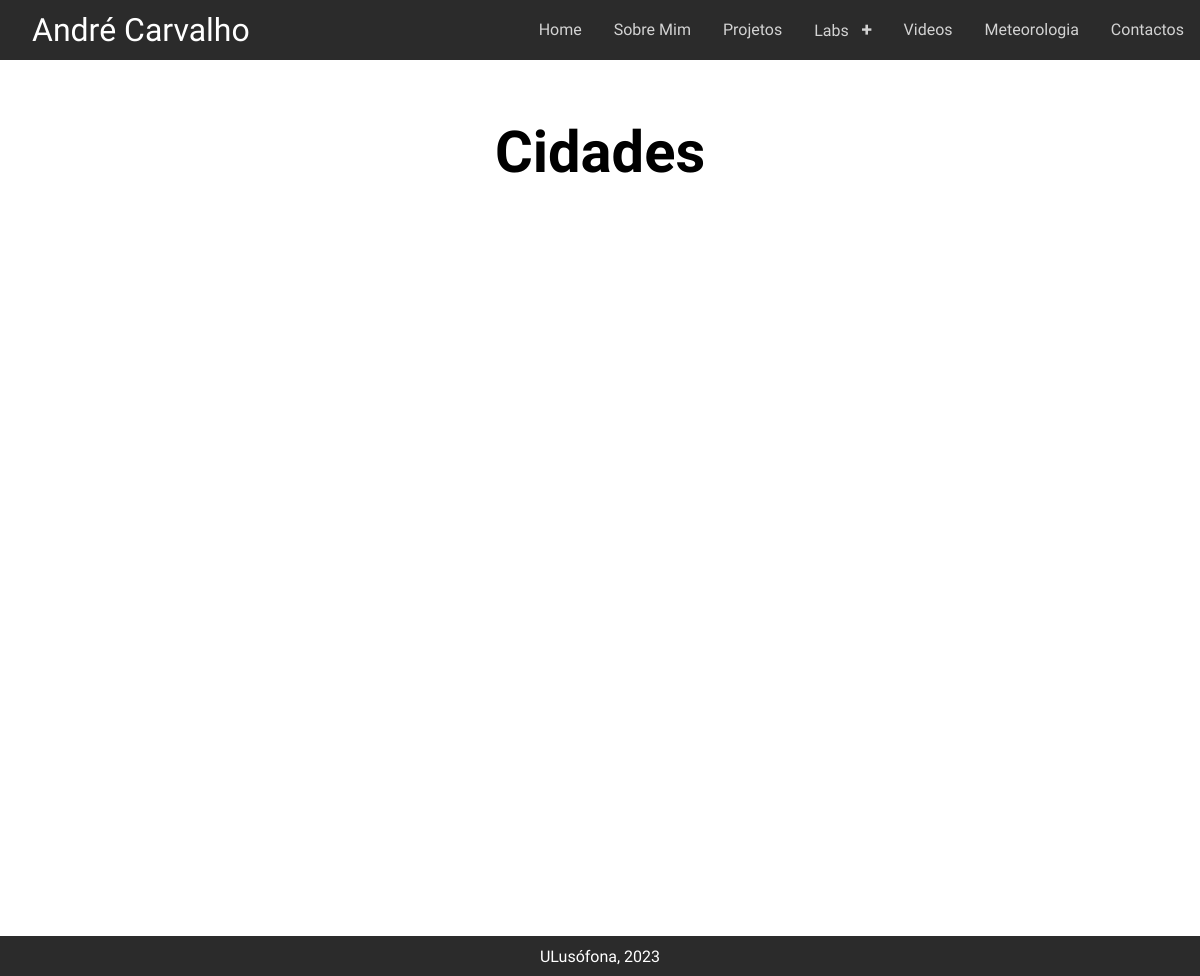
/cidades, run on an earlier commit of the app's database.
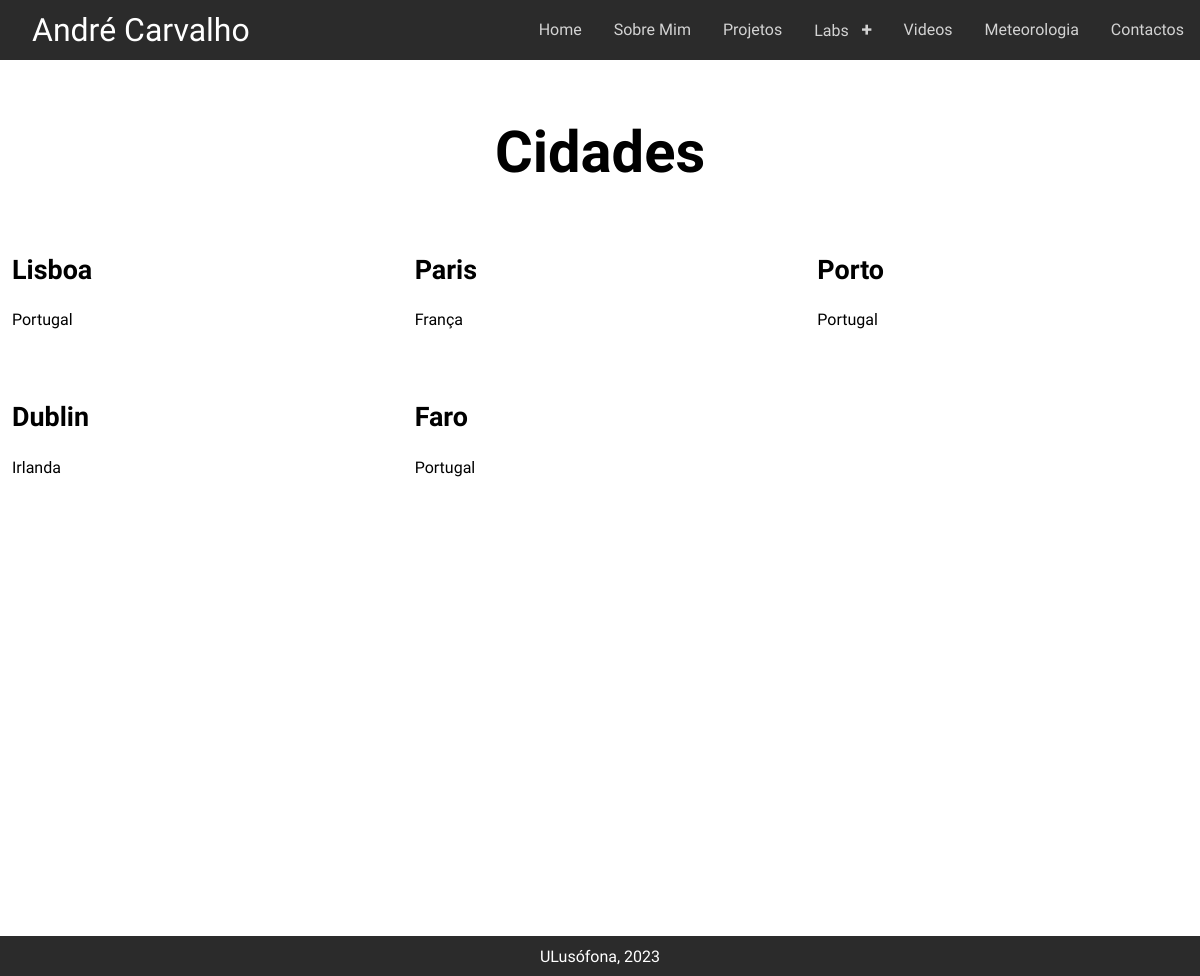
And on a later commit of the database.
### portfolio/models.py (models this page shows, shortened)
class Cidade(models.Model):
    nome = models.CharField(max_length=255)
    pais = models.CharField(max_length=255)

### portfolio/views.py (the view)
# urls.py: path('cidades', views.cidades, name='cidades'),
def cidades(request):
    dados = Cidade.objects.all()
    context = {
        'cidades': dados
    }
    return render(request, 'portfolio/cidades.html', context)

### portfolio/templates/portfolio/cidades.html
{% extends 'portfolio/layout.html' %}
{% load static %}
{% block main %}
    <div id="area-projetos" class="w-1200">
        <h1 class="titulo-area h2">Cidades</h1>
        <div class="lista-projetos">
            {% for cidade in cidades %}
                <div>
                    <h3>{{ cidade.nome }}</h3>
                    <p>{{ cidade.pais }}</p>
                </div>
            {% endfor %}
        </div>
    </div>
    {% load static %}
{% endblock %}

### portfolio/templates/portfolio/layout.html (shortened to what this page needs)
<!DOCTYPE html>
<html lang="pt">
    <head>
        {% load static %}
        <link rel="stylesheet" href="{% static 'portfolio/css/layout.css' %}">
        <link rel="stylesheet" href="{% static 'portfolio/css/base.css' %}">
    </head>
    <body>
        <header>
            <div class="logo"><a href="{% url 'portfolio:home' %}" style="color: white; text-decoration: none">André Carvalho</a></div>
            <nav class="hero__menu">
                <a href="{% url 'portfolio:home' %}">Home</a>
                <a href="{% url 'portfolio:sobre' %}">Sobre Mim</a>
                <a href="{% url 'portfolio:projetos' %}">Projetos</a>
                <div class="dropdown">
                    <a href="javascript:;" class="dropdown__trigger">Labs</a>
                </div>
                <a href="{% url 'portfolio:videos' %}">Videos</a>
                <a href="{% url 'portfolio:meteorologia' %}">Meteorologia</a>
                <a href="{% url 'portfolio:contactos' %}">Contactos</a>
            </nav>
        </header>
        <main>
            {% block main %}
            {% endblock main %}
        </main>
        <footer>ULusófona, 2023</footer>
    </body>
</html>

### portfolio/static/portfolio/css/base.css (style rules this page uses)
footer { margin-top: 7rem; }
@media (min-width: 1024px) { h1, .h1 { line-height: 1; font-size: 89.6564171164px; } }
@media (min-width: 1024px) { h2, .h2 { line-height: 1; font-size: 57.772816512px; } }
@media (min-width: 1024px) { h3, .h3 { line-height: 1; font-size: 26.886784px; } }
header { height: 60px; background: #2b2b2b; color: white; top: 0; display: flex; justify-content: space-between; align-items: center; }
header div { font-size: 2em; padding: 1em; }
header nav { display: flex; justify-contents: flex-end; }
header nav a { padding: 1rem 1em; text-decoration: none; font-size: 1rem; color: lightgray; }
header .dropdown { padding: 0; display: flex; }
header .dropdown .dropdown__trigger { padding-top: 1rem; padding-bottom: 1rem; margin-top: -2px; }
header .dropdown .dropdown__trigger:after { content: "+"; margin-left: 0.8rem; width: 10px; height: 10px; display: inline-block; font-size: 1.2rem; font-weight: bold; }
* { font-family: "Geologica", sans-serif; }
body { margin: 0; }
main { margin: 0 auto; min-height: calc(100vh - 60px - 40px); }
main .w-1200 { max-width: 1200px; margin: 0 auto; padding: 0 12px; }
main #area-home .projetos-destaque, main #area-home .lista-projetos, main #area-videos .projetos-destaque, main #area-videos .lista-projetos, main #area-projetos .projetos-destaque, main #area-projetos .lista-projetos { display: grid; grid-template-columns: repeat(3, 1fr); grid-gap: 2rem; }
main .titulo-area { margin-bottom: 3rem; margin-top: 4rem; text-align: center; }
footer { width: 100%; color: white; text-align: center; background-color: #2b2b2b; height: 40px; display: flex; align-items: center; justify-content: center; }

What changed in the data, as far as the page shows it:
added Cidade: nome "Lisboa", pais "Portugal"
added Cidade: nome "Paris", pais "França"
added Cidade: nome "Porto", pais "Portugal"
added Cidade: nome "Dublin", pais "Irlanda"
added Cidade: nome "Faro", pais "Portugal"
